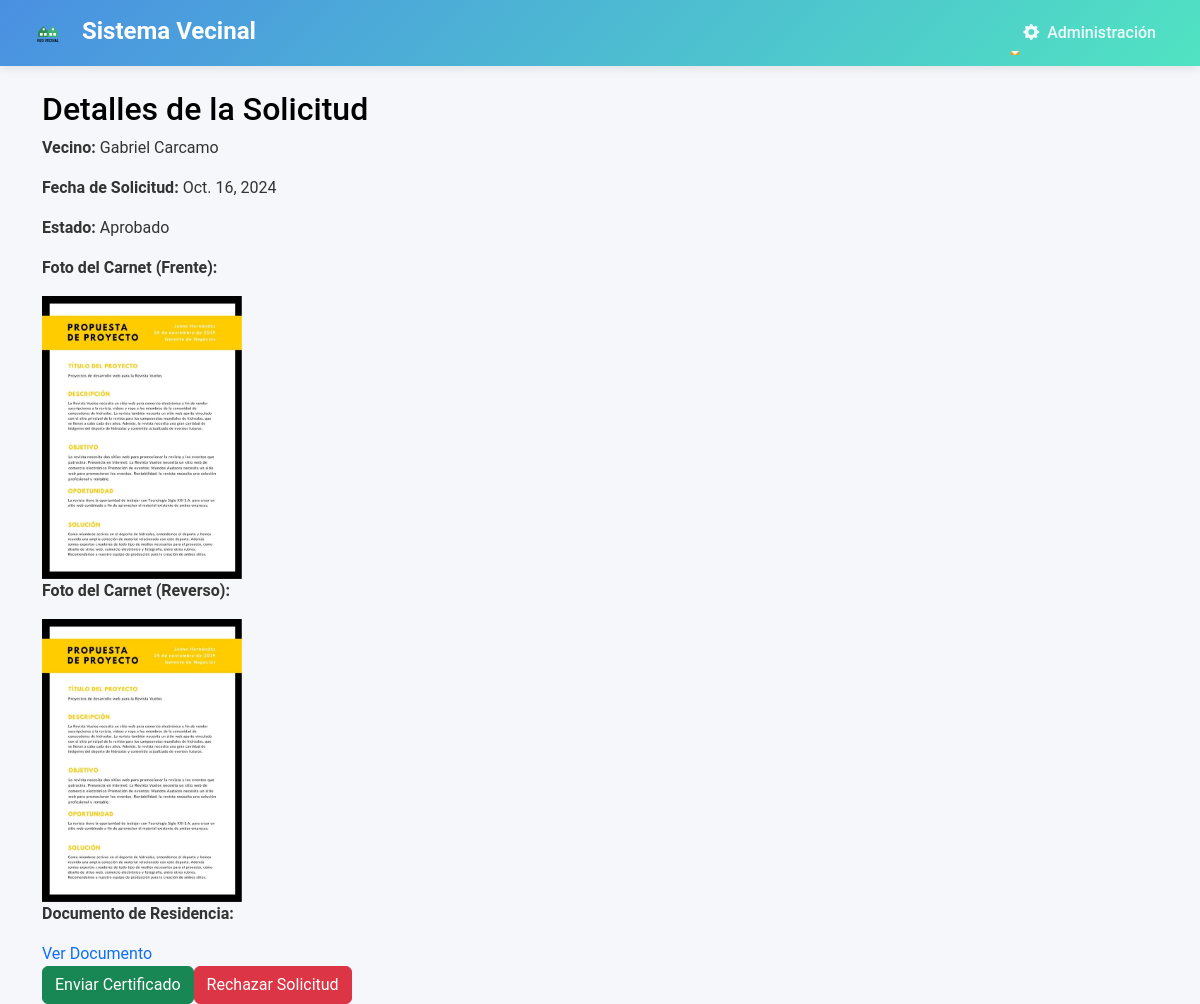
The page /ver-solicitud/26/ (signed in) on the database its author committed.
### junta_vecinos/models.py (models this page shows, shortened)
class SolicitudCertificado(models.Model):
    ESTADO_CHOICES = [
        ('Pendiente', 'Pendiente'),
        ('Aprobado', 'Aprobado'),
        ('Rechazado', 'Rechazado'),
    ]
    vecino = models.ForeignKey(Vecino, on_delete=models.CASCADE)  # Cambio aquí
    fecha_solicitud = models.DateField(auto_now_add=True)
    estado = models.CharField(max_length=10, choices=ESTADO_CHOICES, default='Pendiente')
    motivo = models.TextField()
    foto_carnet_frente = models.ImageField(upload_to='carnets/', blank=False, null=False)
    foto_carnet_atras = models.ImageField(upload_to='carnets/', blank=False, null=False)
    documento_residencia = models.FileField(upload_to='documentos_residencia/', blank=False, null=False)

class Vecino(models.Model):
    COMUNA_CHOICES = [
        ('ÑUÑOA', 'Ñuñoa'),
        ('PUENTE_ALTO', 'Puente Alto'),
        ('LA_FLORIDA', 'La Florida'),
    ]
    user = models.OneToOneField(User, on_delete=models.CASCADE)
    nombres = models.CharField(max_length=255)
    apellidos = models.CharField(max_length=255)
    direccion = models.CharField(max_length=255)
    telefono = models.CharField(max_length=15)
    fecha_nacimiento = models.DateField()
    rut = models.CharField(max_length=12, unique=True)
    comuna = models.CharField(max_length=20, choices=COMUNA_CHOICES, default='ÑUÑOA')
    administrador = models.ForeignKey(AdministradorComuna, on_delete=models.SET_NULL, null=True, related_name='vecinos')
    def __str__(self):
        return f"{self.nombres} {self.apellidos}"

### junta_vecinos/views.py (the view)
# urls.py: path('ver-solicitud/<int:id>/', views.ver_solicitud, name='ver_solicitud'),
@user_passes_test(is_admin)
def ver_solicitud(request, id):
    solicitud = get_object_or_404(SolicitudCertificado, id=id)
    return render(request, 'junta_vecinos/ver_solicitud.html', {'solicitud': solicitud})

### junta_vecinos/views.py (called while the page is built)
def is_admin(user):
    return hasattr(user, 'administradorcomuna')  # Solo permite el acceso si el usuario es un superusuario (admin)

### junta_vecinos/templates/junta_vecinos/ver_solicitud.html (shortened to what this page needs)
{% extends 'junta_vecinos/base.html' %}
{% block content %}
<h2>Detalles de la Solicitud</h2>
<p><strong>Vecino:</strong> {{ solicitud.vecino }}</p>
<p><strong>Fecha de Solicitud:</strong> {{ solicitud.fecha_solicitud }}</p>
<p><strong>Estado:</strong> {{ solicitud.get_estado_display }}</p>
<p><strong>Foto del Carnet (Frente):</strong></p>
<img src="{{ solicitud.foto_carnet_frente.url }}" alt="Foto del Carnet (Frente)" style="max-width: 200px;">
<p><strong>Foto del Carnet (Reverso):</strong></p>
<img src="{{ solicitud.foto_carnet_atras.url }}" alt="Foto del Carnet (Reverso)" style="max-width: 200px;">
<p><strong>Documento de Residencia:</strong></p>
<a href="{{ solicitud.documento_residencia.url }}" target="_blank">Ver Documento</a>
<div class="d-flex">
    <a href="{% url 'aprobar_solicitud' solicitud.id %}" class="btn btn-success mr-3">Enviar Certificado</a>
    <a href="{% url 'rechazar_solicitud' solicitud.id %}" class="btn btn-danger">Rechazar Solicitud</a>
</div>
{% endblock %}

### junta_vecinos/static/css/styles.css (style rules this page uses)
:root { --primary-color: #4a90e2; --secondary-color: #50e3c2; --accent-color: #f39c12; --background-color: #f5f7fa; --text-color: #333333; }
body { font-family: 'Roboto', sans-serif; background-color: var(--background-color); color: var(--text-color); }
h1, h2, h3, h4, h5, h6 { color: black; }
:root { --gradient-primary: linear-gradient(135deg, #4a90e2, #50e3c2); --gradient-secondary: linear-gradient(135deg, #f39c12, #e74c3c); --shadow-sm: 0 2px 4px rgba(0,0,0,0.1); --shadow-md: 0 4px 6px rgba(0,0,0,0.1); --shadow-lg: 0 10px 15px rgba(0,0,0,0.1); --transition-base: all 0.3s ease; }
.btn { position: relative; overflow: hidden; z-index: 1; transition: var(--transition-base); }
.btn::before { content: ''; position: absolute; top: 50%; left: 50%; width: 0; height: 0; background: rgba(255,255,255,0.2); border-radius: 50%; transform: translate(-50%, -50%); transition: width 0.6s ease, height 0.6s ease; z-index: -1; }
a:not(.btn) { position: relative; text-decoration: none; }
a:not(.btn)::after { content: ''; position: absolute; bottom: -2px; left: 0; width: 0; height: 2px; background: var(--accent-color); transition: var(--transition-base); }

### rows shown on the page
SolicitudCertificado: vecino "Gabriel Carcamo", fecha_solicitud "Oct. 16, 2024", estado "Aprobado", foto_carnet_frente (picture), foto_carnet_atras (picture)
